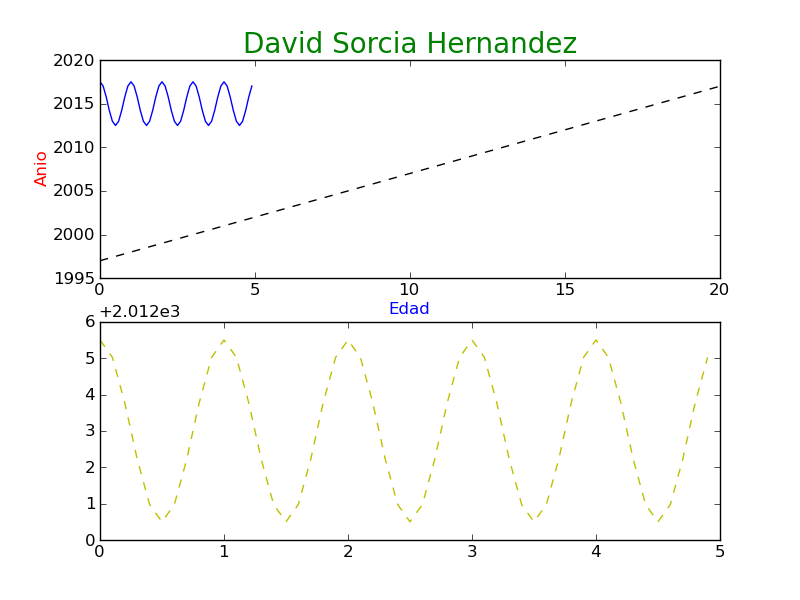

Generate this figure with Python:
import numpy as np
import matplotlib.pyplot as plt

x = [0,1,2,3,4,5,6,7,8,9,10,11,12,13,14,15,16,17,18,19,20]
y = [1997,1998,1999,2000,2001,2002,2003,2004,2005,2006,2007,2008,2009,2010,2011,2012,2013,2014,2015,2016,2017]

def f(t): return 2.5*np.cos(2*np.pi*t)+2015

t1 = np.arange(0.0, 5.0, 0.1)
t2 = np.arange(0.0, 5.0, 0.1)

plt.figure(1)
plt.subplot(211)
plt.plot(x, y, 'k--', t1, f(t1))
plt.title('David Sorcia Hernandez', fontsize = 20, color = 'green')
plt.xlabel('Edad', fontsize = 12, color = 'blue')
plt.ylabel('Anio', fontsize = 12, color = 'red')

plt.subplot(212)
plt.plot(t2, 2.5*np.cos(2*np.pi*t2)+2015,'y--')
plt.savefig('Pregunta3.png')
plt.show()

